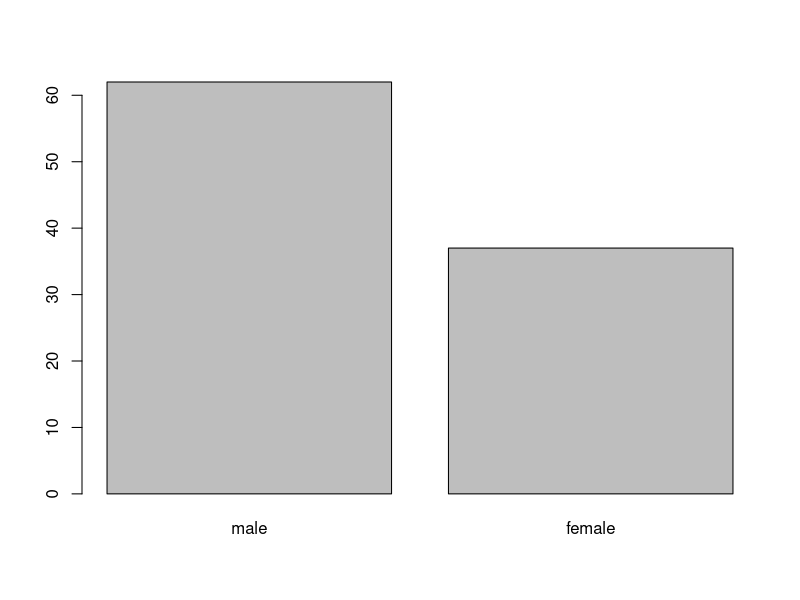
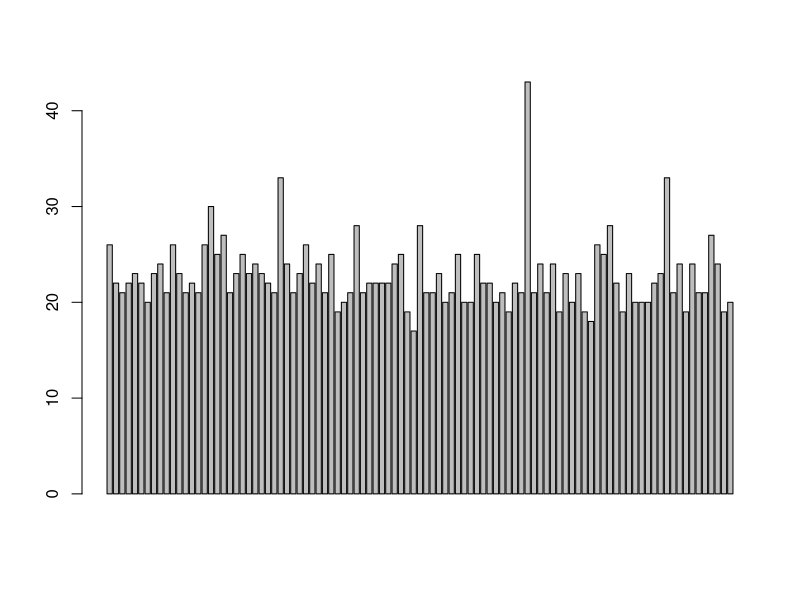

Recreate these plots in R, in order.
library(readr)
dataset_test <- read_delim("data/dataset.csv", ";", escape_double = FALSE, trim_ws = TRUE)
View(dataset_test)

barplot(table(dataset_test$I_sex), names.arg = c("male", "female"))

barplot(dataset_test$I_age)
age <- dataset_test$I_age
mean(age)
sd(age)

library(ggplot2)
?ggplot


